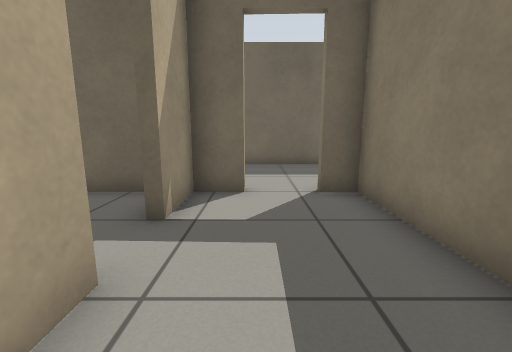
View 1 (above)

24 first-person views from a walk through a Gazebo world. The camera is 0.72 m above the floor, tilts 10° down and sees 90° across. The floor is counted in squares, 0.5 m on a side. Each view is taken from the middle of a square. On the plan, view 1 faces up. The plan holds only what a view shows up to about 13 squares ahead; the rest is blank. The place goes on beyond the plan.

View 2
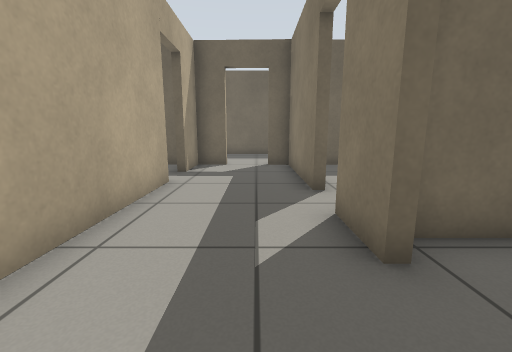

View 3
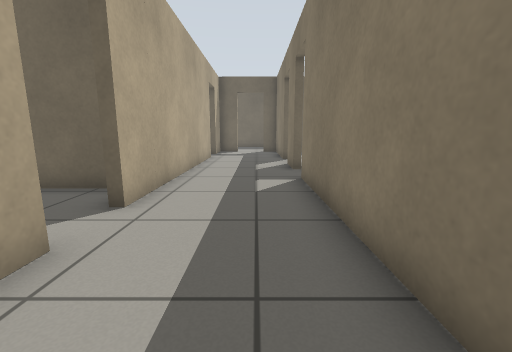

View 4
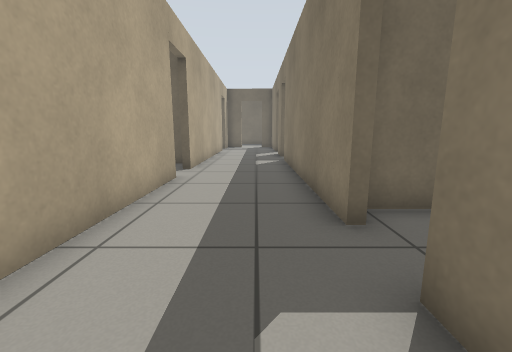

View 5
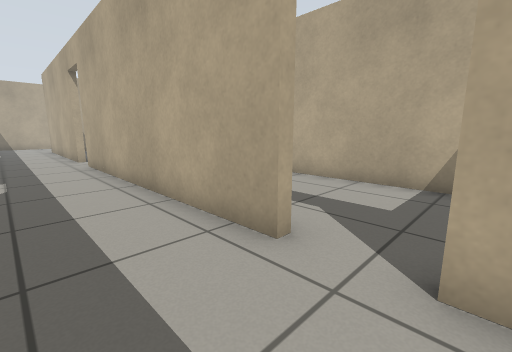

View 6
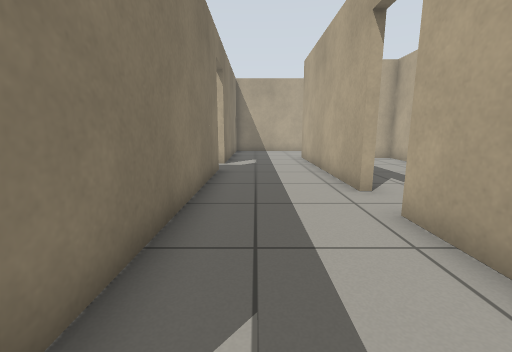

View 7
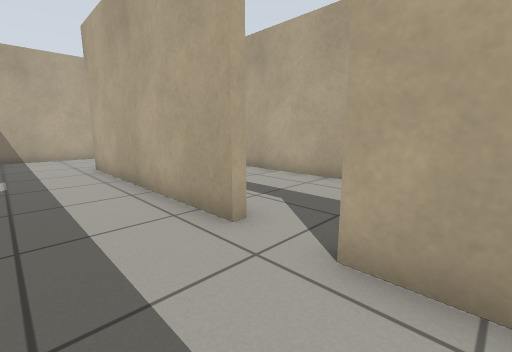

View 8
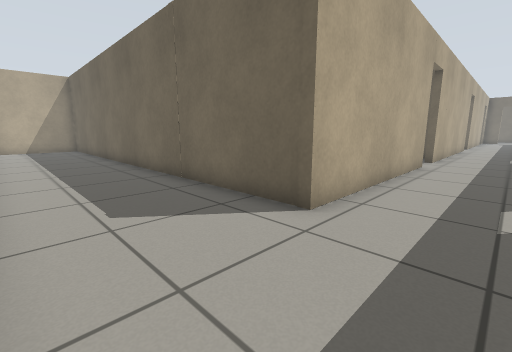

View 9
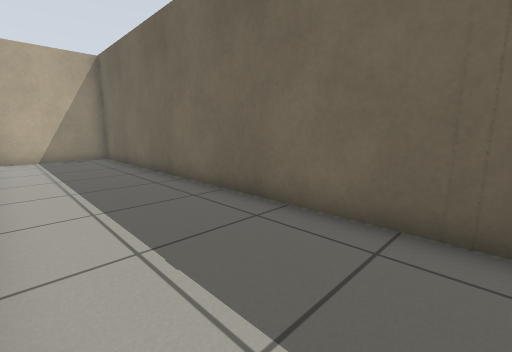

View 10
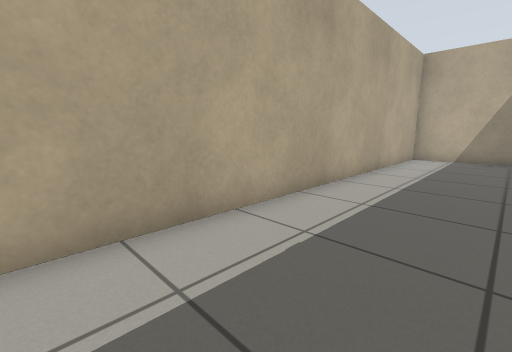

View 11
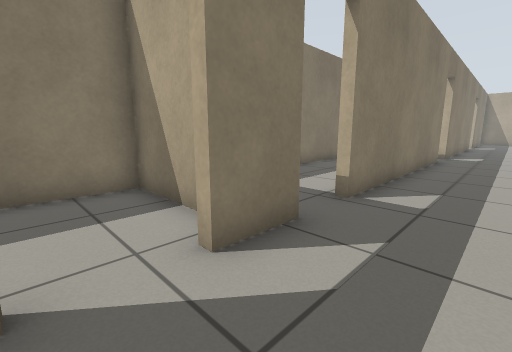

View 12
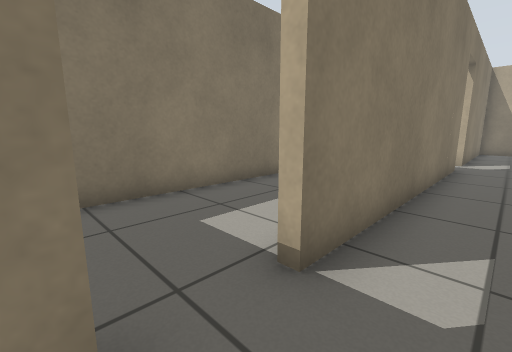

View 13
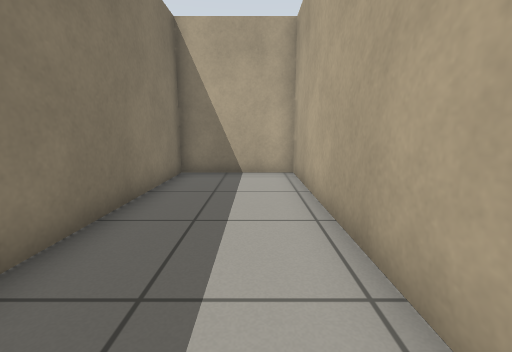

View 14
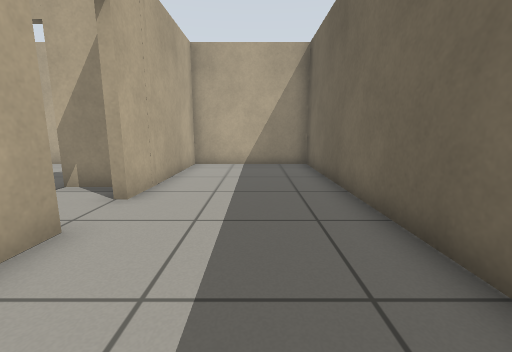

View 15
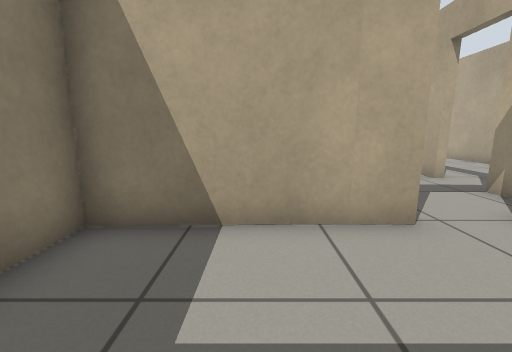

View 16
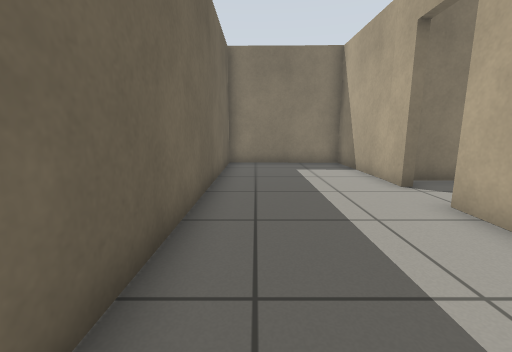

View 17
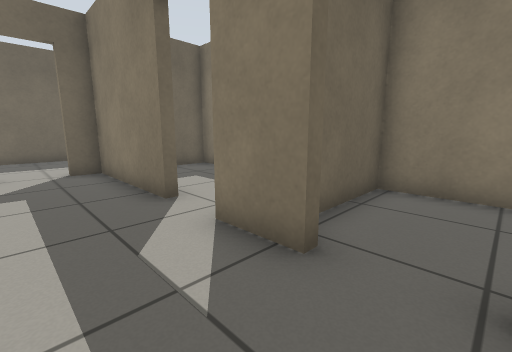

View 18
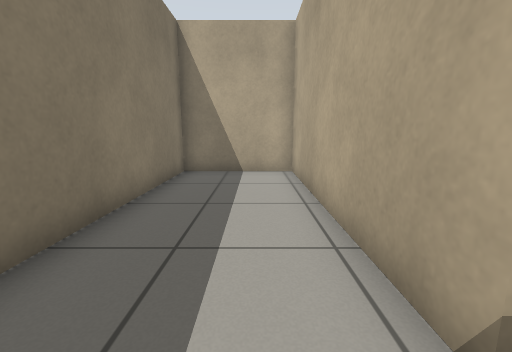

View 19
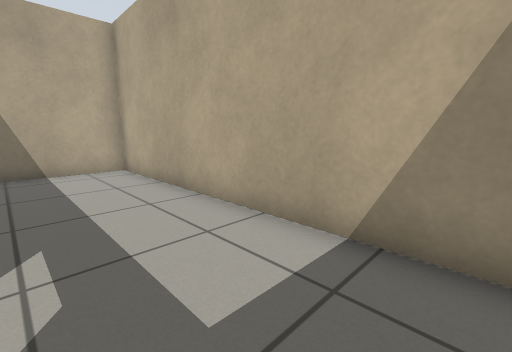

View 20
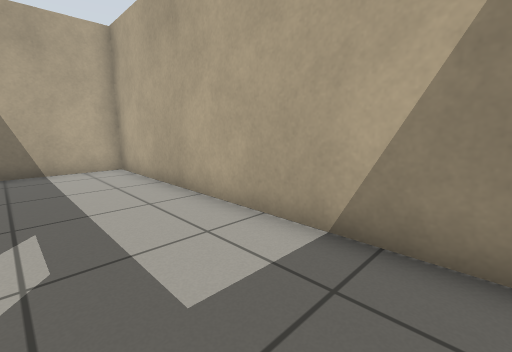

View 21
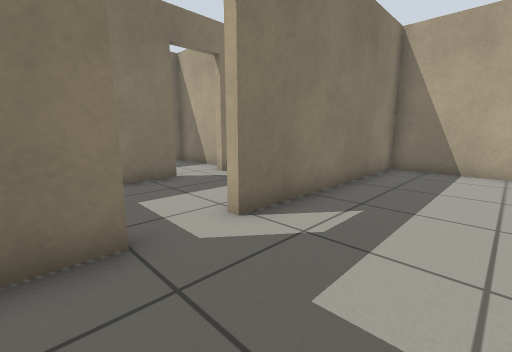

View 22
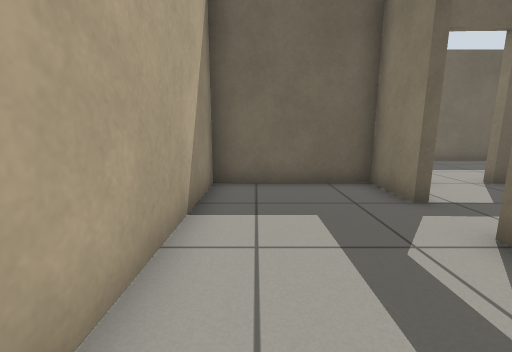

View 23
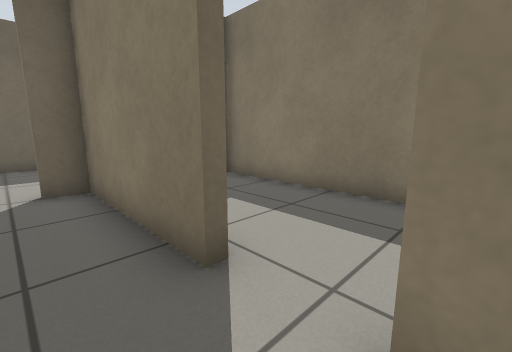

View 24
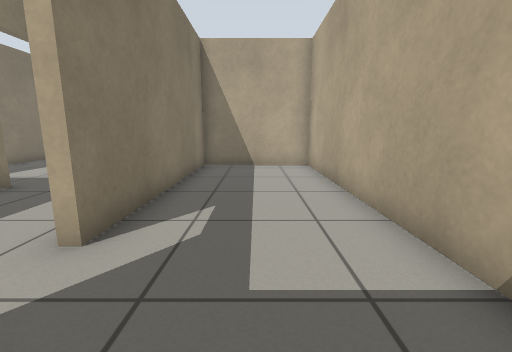

### Floor plan
Points are (right, up) in squares from view 1. A wall is a line through its corners. A room is listed if a view was taken in it or the views show most of it. See-through windows are left out.
Room 1 (views 1, 2, 3, 4, 5, 6, 7, 8, 9, 10, 11, 12, 17, 23)
walls: (-1.5, -21) (-1.5, -29.1) (-20.7, -29.1) (-20.7, -33.5) (-5.7, -33.5); (2.4, -24.6) (2.4, -15); (2.4, -13.2) (2.4, -4.1); (-1.5, -9) (-1.5, -19.2); (2.4, -30.7) (2.4, -26.2); (-2.6, -33.5) (1.1, -33.5); (2.4, -2.5) (2.4, -0.6); (2.4, 1.1) (2.4, 5.9); (-1.5, 2.3) (-1.5, -7.3); (-0.3, 6) (-1.5, 6) (-1.5, 4)
ways out: open door at (2.7, -14.3) to room 2; open door at (0.5, 6) to room 3; open door at (2.7, -3.3) to room 4; open door at (-2, -8.5) to room 5; open door at (-2, 3.5) to room 6; open door at (-2, -20.5) to room 7; open door at (2.7, 0.3) to room 8; open door at (2, -25.5)
Room 2 (view 13)
walls: (2.7, -15.1) (2.7, -22.8) (6.6, -22.8) (6.6, -13.9); (4.4, -12.4) (3, -12.4)
ways out: open door at (2.7, -14.3) to room 1
Room 3 (views 14, 15, 16)
walls: (1.5, 6.2) (6.6, 6.3) (6.6, 11.2) (-6.2, 11.2) (-6.2, 6.3) (-1.5, 6.3); (-1.8, 6.1) (-0.3, 6.1)
ways out: open door at (0.5, 6) to room 1
Room 4 (view 18)
walls: (2.7, -4.1) (2.7, -12.1) (6.6, -12.1) (6.6, -1.7) (3.1, -1.7)
ways out: open door at (2.7, -3.3) to room 1
Room 5 (view 19)
walls: (-6.2, -6.8) (-6.2, -17.1) (-2.9, -17.1); (-2.2, -5.7) (-4.5, -5.7)
ways out: open door at (-2, -8.5) to room 1
Room 6 (views 20, 21, 22)
walls: (-1.8, 4) (-1.8, 6) (-6.2, 6.2) (-6.2, -5.4) (-1.8, -5.4) (-1.8, 2.2)
ways out: open door at (-2, 3.5) to room 1
Room 7 (view 24)
walls: (-6.2, -20) (-6.2, -28.8) (-1.8, -28.8) (-1.8, -21)
ways out: open door at (-2, -20.5) to room 1
Room 8 (no view inside)
walls: (4.6, 5.8) (4, 5.8); (3.6, -1.4) (6.6, -1.4) (6.6, 5.8) (5.1, 5.8)
ways out: open door at (2.7, 0.3) to room 1

Where each view was taken, in squares from view 1:
view 1: 0 up, 0 right, facing up
view 2: 5 down, 1 right, facing up
view 3: 12 down, 1 right, facing up
view 4: 17 down, 1 right, facing up
view 5: 7 down, 1 right, facing down-left
view 6: 15 down, 1 right, facing down
view 7: 18 down, 1 right, facing down-left
view 8: 33 down, 1 right, facing up-left
view 9: 33 down, 6 left, facing up-left
view 10: 30 down, 6 left, facing down-left
view 11: 1 up, 0 right, facing down-right
view 12: 13 down, 1 right, facing down-right
view 13: 14 down, 4 right, facing down
view 14: 9 up, 5 right, facing left
view 15: 10 up, 4 right, facing down
view 16: 10 up, 5 left, facing right
view 17: 4 down, 0 right, facing up-right
view 18: 3 down, 4 right, facing down
view 19: 7 down, 3 left, facing down-left
view 20: 5 up, 3 left, facing down-left
view 21: 5 up, 5 left, facing down-right
view 22: 1 down, 5 left, facing up
view 23: 1 down, 1 right, facing up-right
view 24: 18 down, 4 left, facing down
